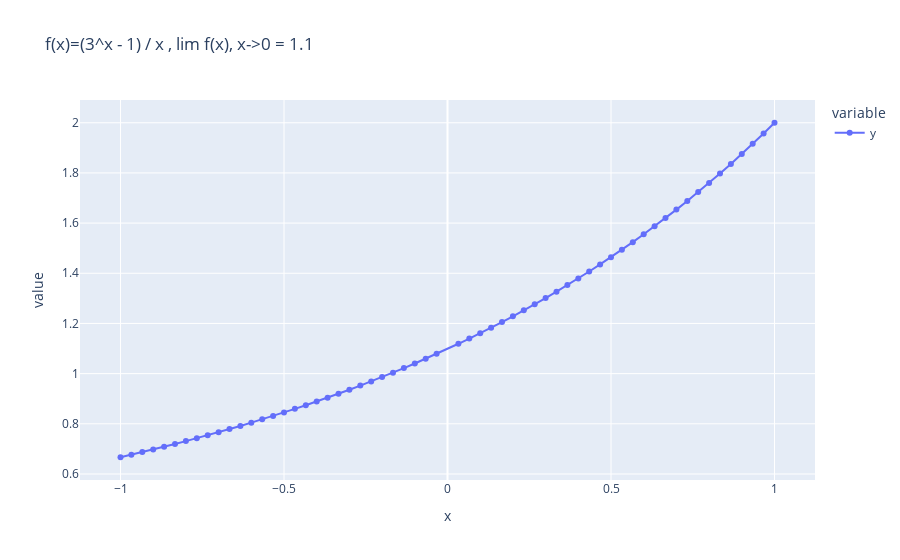

Notebook code for this chart:
### Code cell
partes = 30
data = pd.DataFrame([(i / partes, f(i / partes)) for i in range(-partes, partes + 1) if i != 0],
                    columns=['x', 'y'])

fig = px.line(data, x='x', y=['y',],
              title=f'f(x)=(3^x - 1) / x , lim f(x), x->0 = {(f(-1 / partes) + f(1 / partes)) / 2:.1f}')

fig.update_traces(mode='markers+lines')
fig.show()

### Figure 1 — Plotly figure (JSON) as saved in the notebook; plotly's stock layout.template omitted (floating-point values rounded to 4 significant figures)
{"data": [{"hovertemplate": "variable=y<br>x=%{x}<br>value=%{y}<extra></extra>", "legendgroup": "y", "line": {"color": "#636efa", "dash": "solid"}, "mode": "markers+lines", "name": "y", "orientation": "v", "showlegend": true, "type": "scatter", "x": [-1, -0.9667, -0.9333, -0.9, -0.8667, -0.8333, -0.8, -0.7667, -0.7333, -0.7, -0.6667, -0.6333, -0.6, -0.5667, -0.5333, -0.5, -0.4667, -0.4333, -0.4, -0.3667, -0.3333, -0.3, -0.2667, -0.2333, -0.2, -0.1667, -0.1333, -0.1, -0.06667, -0.03333, 0.03333, 0.06667, 0.1, 0.1333, 0.1667, 0.2, 0.2333, 0.2667, 0.3, 0.3333, 0.3667, 0.4, 0.4333, 0.4667, 0.5, 0.5333, 0.5667, 0.6, 0.6333, 0.6667, 0.7, 0.7333, 0.7667, 0.8, 0.8333, 0.8667, 0.9, 0.9333, 0.9667, 1], "xaxis": "x", "y": [0.6667, 0.6768, 0.6871, 0.6977, 0.7086, 0.7196, 0.7309, 0.7425, 0.7544, 0.7665, 0.7789, 0.7916, 0.8045, 0.8178, 0.8314, 0.8453, 0.8595, 0.8741, 0.889, 0.9043, 0.9199, 0.9359, 0.9523, 0.9691, 0.9863, 1.004, 1.022, 1.04, 1.059, 1.079, 1.119, 1.14, 1.161, 1.183, 1.206, 1.229, 1.252, 1.276, 1.301, 1.327, 1.353, 1.38, 1.407, 1.435, 1.464, 1.494, 1.524, 1.555, 1.587, 1.62, 1.654, 1.688, 1.724, 1.76, 1.798, 1.836, 1.875, 1.916, 1.957, 2], "yaxis": "y"}], "layout": {"legend": {"title": {"text": "variable"}, "tracegroupgap": 0}, "title": {"text": "f(x)=(3^x - 1) / x , lim f(x), x->0 = 1.1"}, "xaxis": {"anchor": "y", "domain": [0, 1], "title": {"text": "x"}}, "yaxis": {"anchor": "x", "domain": [0, 1], "title": {"text": "value"}}}}
